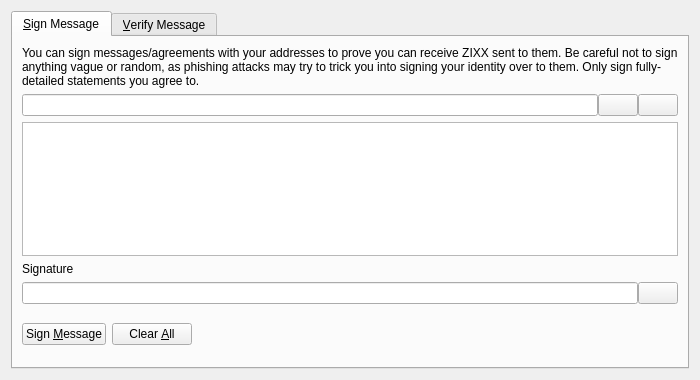
<?xml version="1.0" encoding="UTF-8"?>
<ui version="4.0">
 <class>SignVerifyMessageDialog</class>
 <widget class="QDialog" name="SignVerifyMessageDialog">
  <property name="geometry">
   <rect>
    <x>0</x>
    <y>0</y>
    <width>700</width>
    <height>380</height>
   </rect>
  </property>
  <property name="windowTitle">
   <string>Signatures - Sign / Verify a Message</string>
  </property>
  <property name="modal">
   <bool>true</bool>
  </property>
  <layout class="QVBoxLayout" name="verticalLayout">
   <item>
    <widget class="QTabWidget" name="tabWidget">
     <property name="currentIndex">
      <number>0</number>
     </property>
     <widget class="QWidget" name="tabSignMessage">
      <attribute name="title">
       <string>&amp;Sign Message</string>
      </attribute>
      <layout class="QVBoxLayout" name="verticalLayout_SM">
       <item>
        <widget class="QLabel" name="infoLabel_SM">
         <property name="text">
          <string>You can sign messages/agreements with your addresses to prove you can receive ZIXX sent to them. Be careful not to sign anything vague or random, as phishing attacks may try to trick you into signing your identity over to them. Only sign fully-detailed statements you agree to.</string>
         </property>
         <property name="textFormat">
          <enum>Qt::PlainText</enum>
         </property>
         <property name="wordWrap">
          <bool>true</bool>
         </property>
        </widget>
       </item>
       <item>
        <layout class="QHBoxLayout" name="horizontalLayout_1_SM">
         <property name="spacing">
          <number>0</number>
         </property>
         <item>
          <widget class="QValidatedLineEdit" name="addressIn_SM">
           <property name="toolTip">
            <string>The Zixx address to sign the message with</string>
           </property>
          </widget>
         </item>
         <item>
          <widget class="QPushButton" name="addressBookButton_SM">
           <property name="toolTip">
            <string>Choose previously used address</string>
           </property>
           <property name="text">
            <string/>
           </property>
           <property name="shortcut">
            <string>Alt+A</string>
           </property>
           <property name="autoDefault">
            <bool>false</bool>
           </property>
          </widget>
         </item>
         <item>
          <widget class="QPushButton" name="pasteButton_SM">
           <property name="toolTip">
            <string>Paste address from clipboard</string>
           </property>
           <property name="text">
            <string/>
           </property>
           <property name="shortcut">
            <string>Alt+P</string>
           </property>
           <property name="autoDefault">
            <bool>false</bool>
           </property>
          </widget>
         </item>
        </layout>
       </item>
       <item>
        <widget class="QPlainTextEdit" name="messageIn_SM">
         <property name="toolTip">
          <string>Enter the message you want to sign here</string>
         </property>
        </widget>
       </item>
       <item>
        <widget class="QLabel" name="signatureLabel_SM">
         <property name="text">
          <string>Signature</string>
         </property>
         <property name="textFormat">
          <enum>Qt::PlainText</enum>
         </property>
        </widget>
       </item>
       <item>
        <layout class="QHBoxLayout" name="horizontalLayout_2_SM">
         <property name="spacing">
          <number>0</number>
         </property>
         <item>
          <widget class="QLineEdit" name="signatureOut_SM">
           <property name="font">
            <font>
             <italic>true</italic>
            </font>
           </property>
           <property name="readOnly">
            <bool>true</bool>
           </property>
          </widget>
         </item>
         <item>
          <widget class="QPushButton" name="copySignatureButton_SM">
           <property name="toolTip">
            <string>Copy the current signature to the system clipboard</string>
           </property>
           <property name="text">
            <string/>
           </property>
           <property name="autoDefault">
            <bool>false</bool>
           </property>
          </widget>
         </item>
        </layout>
       </item>
       <item>
        <layout class="QHBoxLayout" name="horizontalLayout_3_SM">
         <item>
          <widget class="QPushButton" name="signMessageButton_SM">
           <property name="toolTip">
            <string>Sign the message to prove you own this Zixx address</string>
           </property>
           <property name="text">
            <string>Sign &amp;Message</string>
           </property>
           <property name="autoDefault">
            <bool>false</bool>
           </property>
          </widget>
         </item>
         <item>
          <widget class="QPushButton" name="clearButton_SM">
           <property name="toolTip">
            <string>Reset all sign message fields</string>
           </property>
           <property name="text">
            <string>Clear &amp;All</string>
           </property>
           <property name="autoDefault">
            <bool>false</bool>
           </property>
          </widget>
         </item>
         <item>
          <spacer name="horizontalSpacer_1_SM">
           <property name="orientation">
            <enum>Qt::Horizontal</enum>
           </property>
           <property name="sizeHint" stdset="0">
            <size>
             <width>40</width>
             <height>48</height>
            </size>
           </property>
          </spacer>
         </item>
         <item>
          <widget class="QLabel" name="statusLabel_SM">
           <property name="font">
            <font>
             <weight>75</weight>
             <bold>true</bold>
            </font>
           </property>
           <property name="text">
            <string/>
           </property>
           <property name="wordWrap">
            <bool>true</bool>
           </property>
          </widget>
         </item>
         <item>
          <spacer name="horizontalSpacer_2_SM">
           <property name="orientation">
            <enum>Qt::Horizontal</enum>
           </property>
           <property name="sizeHint" stdset="0">
            <size>
             <width>40</width>
             <height>48</height>
            </size>
           </property>
          </spacer>
         </item>
        </layout>
       </item>
      </layout>
     </widget>
     <widget class="QWidget" name="tabVerifyMessage">
      <attribute name="title">
       <string>&amp;Verify Message</string>
      </attribute>
      <layout class="QVBoxLayout" name="verticalLayout_VM">
       <item>
        <widget class="QLabel" name="infoLabel_VM">
         <property name="text">
          <string>Enter the receiver's address, message (ensure you copy line breaks, spaces, tabs, etc. exactly) and signature below to verify the message. Be careful not to read more into the signature than what is in the signed message itself, to avoid being tricked by a man-in-the-middle attack. Note that this only proves the signing party receives with the address, it cannot prove sendership of any transaction!</string>
         </property>
         <property name="textFormat">
          <enum>Qt::PlainText</enum>
         </property>
         <property name="alignment">
          <set>Qt::AlignLeading|Qt::AlignLeft|Qt::AlignTop</set>
         </property>
         <property name="wordWrap">
          <bool>true</bool>
         </property>
        </widget>
       </item>
       <item>
        <layout class="QHBoxLayout" name="horizontalLayout_1_VM">
         <property name="spacing">
          <number>0</number>
         </property>
         <item>
          <widget class="QValidatedLineEdit" name="addressIn_VM">
           <property name="toolTip">
            <string>The Zixx address the message was signed with</string>
           </property>
          </widget>
         </item>
         <item>
          <widget class="QPushButton" name="addressBookButton_VM">
           <property name="toolTip">
            <string>Choose previously used address</string>
           </property>
           <property name="text">
            <string/>
           </property>
           <property name="shortcut">
            <string>Alt+A</string>
           </property>
           <property name="autoDefault">
            <bool>false</bool>
           </property>
          </widget>
         </item>
        </layout>
       </item>
       <item>
        <widget class="QPlainTextEdit" name="messageIn_VM"/>
       </item>
       <item>
        <widget class="QValidatedLineEdit" name="signatureIn_VM"/>
       </item>
       <item>
        <layout class="QHBoxLayout" name="horizontalLayout_2_VM">
         <item>
          <widget class="QPushButton" name="verifyMessageButton_VM">
           <property name="toolTip">
            <string>Verify the message to ensure it was signed with the specified Zixx address</string>
           </property>
           <property name="text">
            <string>Verify &amp;Message</string>
           </property>
           <property name="autoDefault">
            <bool>false</bool>
           </property>
          </widget>
         </item>
         <item>
          <widget class="QPushButton" name="clearButton_VM">
           <property name="toolTip">
            <string>Reset all verify message fields</string>
           </property>
           <property name="text">
            <string>Clear &amp;All</string>
           </property>
           <property name="autoDefault">
            <bool>false</bool>
           </property>
          </widget>
         </item>
         <item>
          <spacer name="horizontalSpacer_1_VM">
           <property name="orientation">
            <enum>Qt::Horizontal</enum>
           </property>
           <property name="sizeHint" stdset="0">
            <size>
             <width>40</width>
             <height>48</height>
            </size>
           </property>
          </spacer>
         </item>
         <item>
          <widget class="QLabel" name="statusLabel_VM">
           <property name="font">
            <font>
             <weight>75</weight>
             <bold>true</bold>
            </font>
           </property>
           <property name="text">
            <string/>
           </property>
           <property name="wordWrap">
            <bool>true</bool>
           </property>
          </widget>
         </item>
         <item>
          <spacer name="horizontalSpacer_2_VM">
           <property name="orientation">
            <enum>Qt::Horizontal</enum>
           </property>
           <property name="sizeHint" stdset="0">
            <size>
             <width>40</width>
             <height>48</height>
            </size>
           </property>
          </spacer>
         </item>
        </layout>
       </item>
      </layout>
     </widget>
    </widget>
   </item>
  </layout>
 </widget>
 <customwidgets>
  <customwidget>
   <class>QValidatedLineEdit</class>
   <extends>QLineEdit</extends>
   <header>qvalidatedlineedit.h</header>
  </customwidget>
 </customwidgets>
 <resources/>
 <connections/>
</ui>
